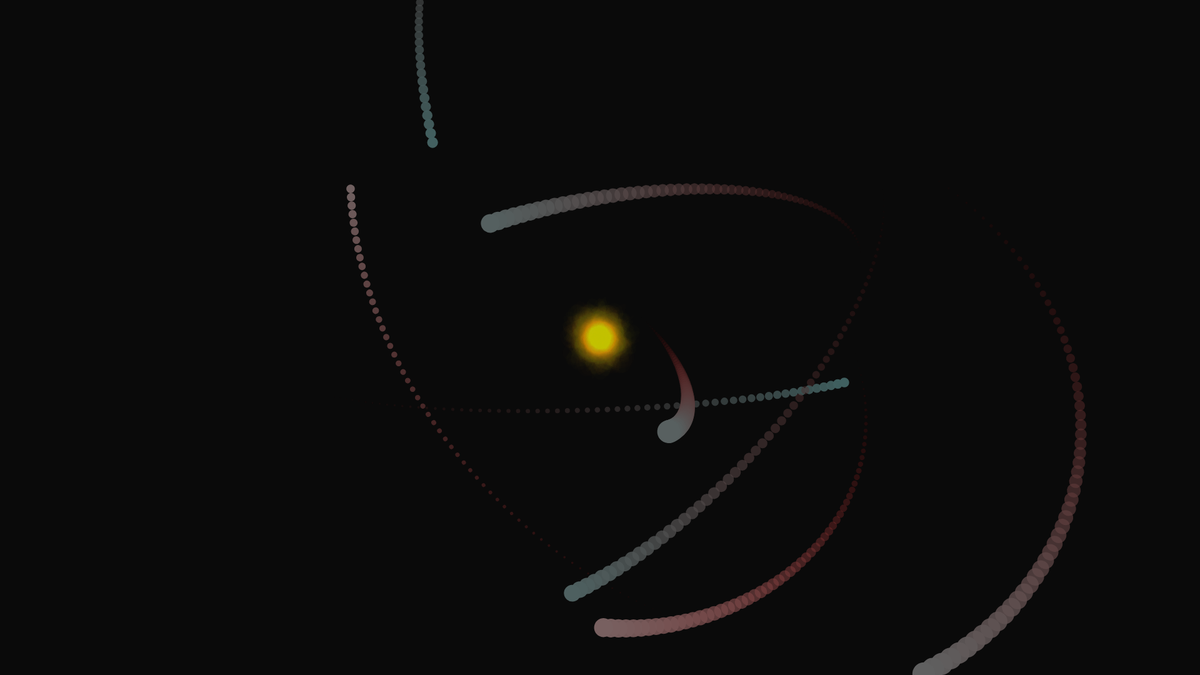
Frame 1 (no input)
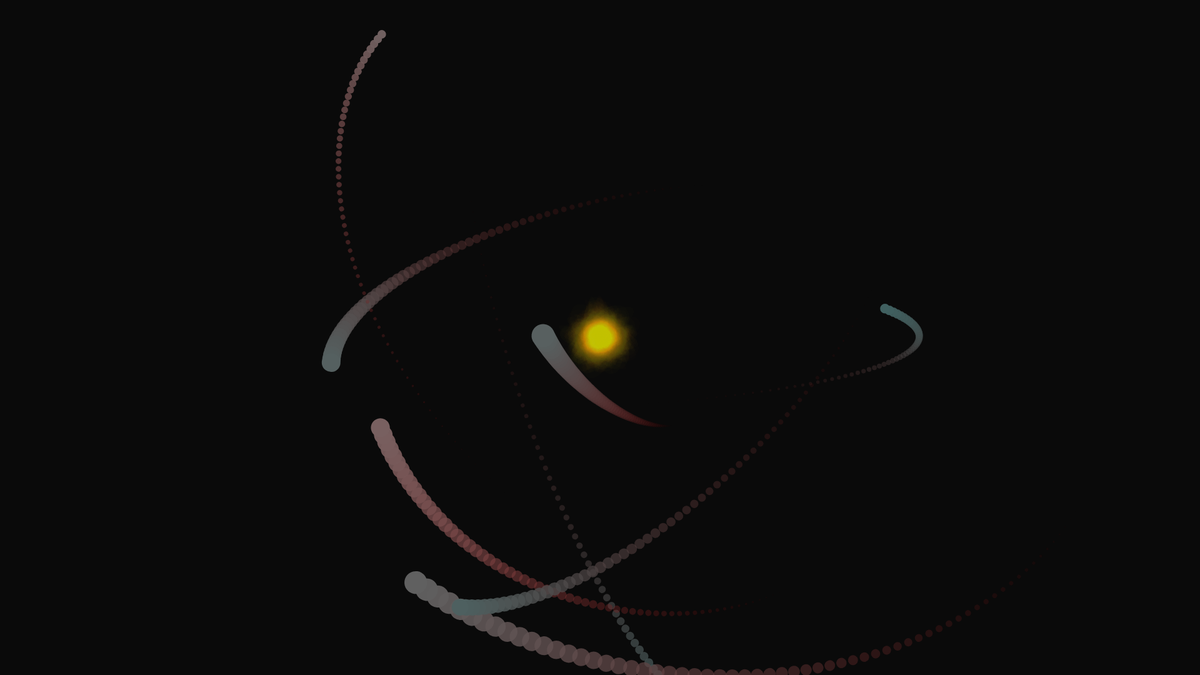
Frame 60 (no input)
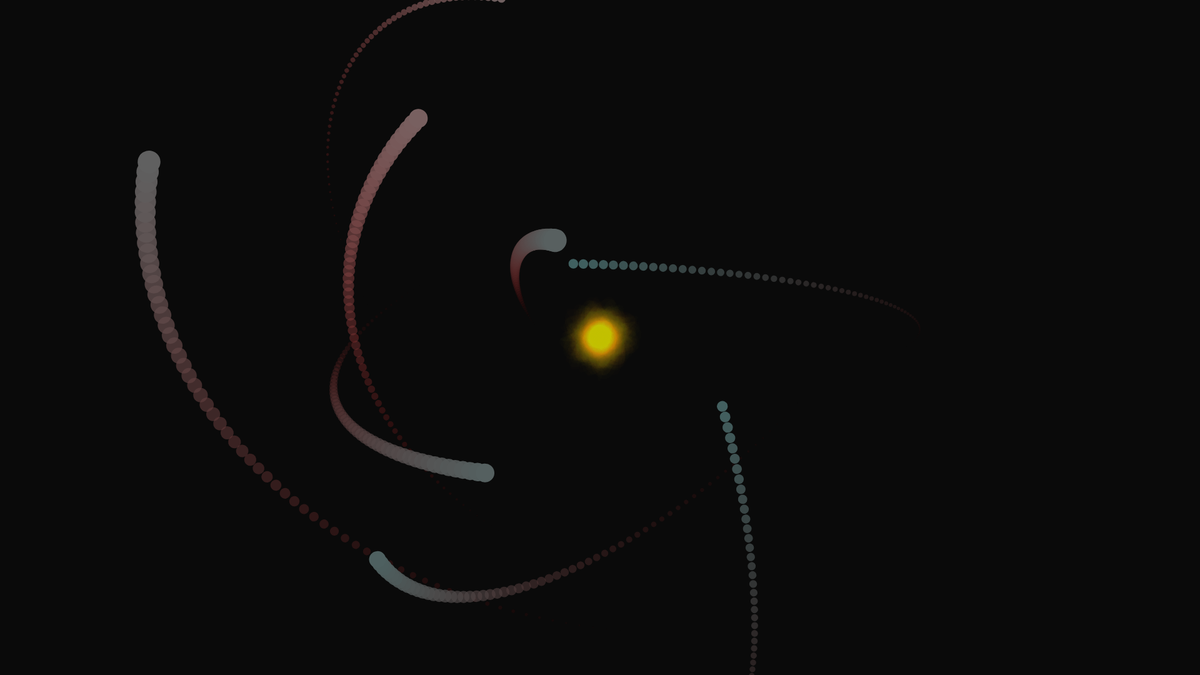
Frame 120 (the mouse pressed at the canvas centre since frame 60)

The p5.js sketch that drew these frames (run headless with seeded random() and noise() and a simulated clock; from frame 60 on, the mouse is pressed at the canvas centre):

// p5.js sketch
// ── sketch.js
let nbPlanets = 8;
let planets = [];
let speedMin = 0.4;
let speedMax = 2;
let trails = 64;

function setup() {
  angleMode(DEGREES);
  createCanvas(1920 , 1080 );
  noFill();
  noStroke();
  for (i = 0; i < nbPlanets; i++) {
    let planet = new Planet();
    planets.push(planet);
  }
}

function draw() {
  background(10);
  translate(width / 2, height / 2);
  for (i = 0; i < planets.length; i++) {
    push();
    rotate(planets[i].orbitAngle);
    //    ellipse(0, 0, planets[i].orbitX * 2, planets[i].orbitY * 2);
    for (j = 1; j < trails + 1; j++) {
      let colooor = planets[i].color;
      colooor.setBlue(j * 1.5);
      colooor.setGreen(j * 1.5);
      colooor.setAlpha((255 / trails) * j);
      fill(colooor);
      circle(
        cos(planets[i].planetAngle - 1.5 * (trails - j) * planets[i].dir) *
          planets[i].orbitX,
        sin(planets[i].planetAngle - 1.8 * (trails - j) * planets[i].dir) *
          planets[i].orbitY,
        (planets[i].size / trails) * j
      );
      fill(random(200,255), random(100,255),0,2);
      push();
      rotate(random(180))
      ellipse(random(-10,10), random(-10,10), random(10,120), random(10,60))
      pop();
    }
    planets[i].planetAngle += planets[i].speed * planets[i].dir;
    planets[i].orbitAngle += planets[i].speed / 50;
    pop();
  }
}

class Planet {
  constructor() {
    this.orbitX = random(60, width / 2 - 20);
    this.orbitY = random(60, height / 2 - 20);
    this.orbitAngle = random(0, 90);
    this.planetAngle = random(0, 360);
    this.speed = random(speedMin, speedMax);
    this.dir = 2 * round(random()) - 1;
    this.size = random(10, 40);
    this.color = color(random(50, 150), 0, random(150, 255));
  }
}
